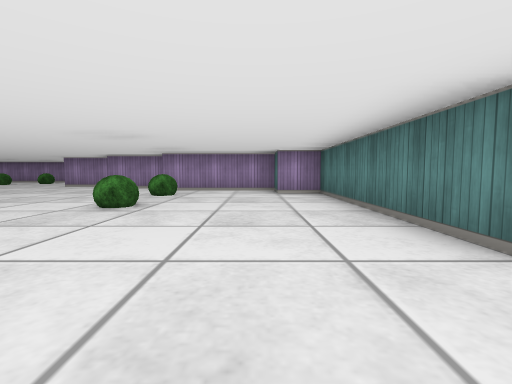
view 1 (above)

20 first-person views from a walk through a cub3D ray-caster map. The camera is about half as high as the walls, tilts 4° down and sees 85° across. The floor is counted in squares. Each view is taken from the middle of a square. On the plan, view 1 faces up. The plan holds only what a view shows up to about 9 squares ahead; the rest is blank.

view 2
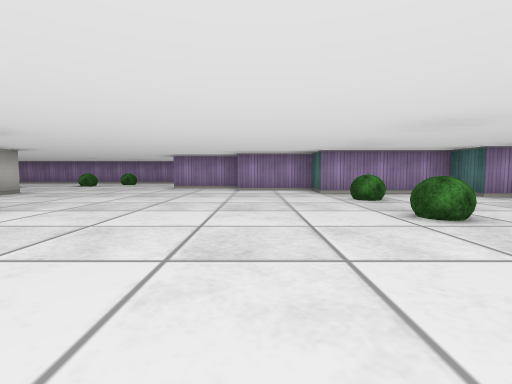

view 3
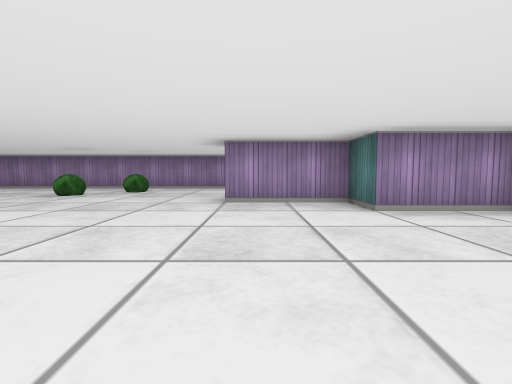

view 4
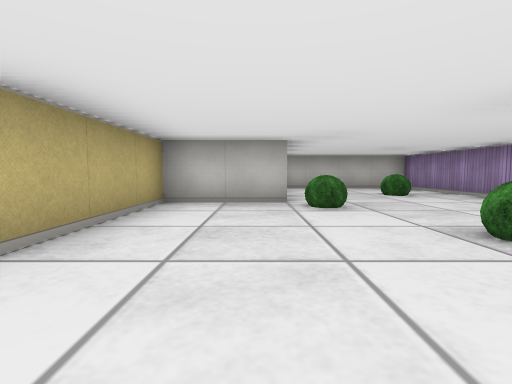

view 5
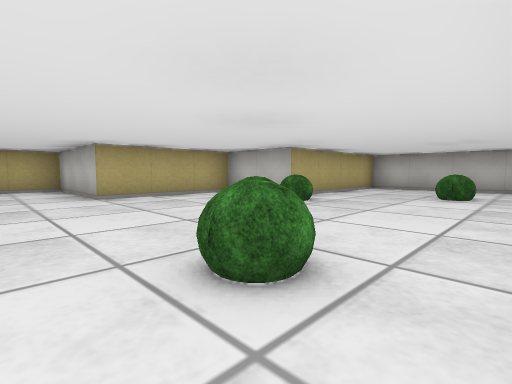

view 6
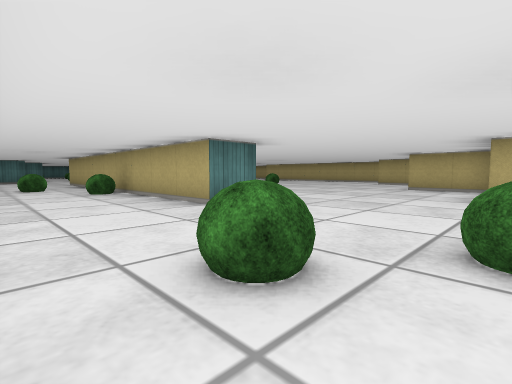

view 7
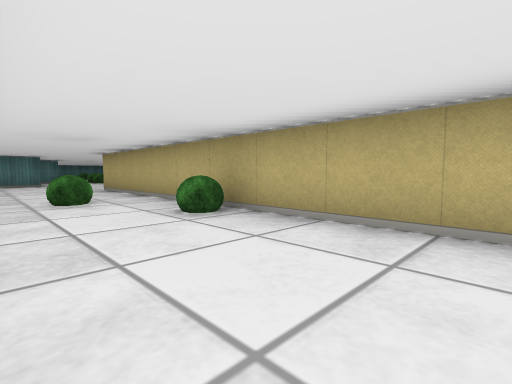

view 8
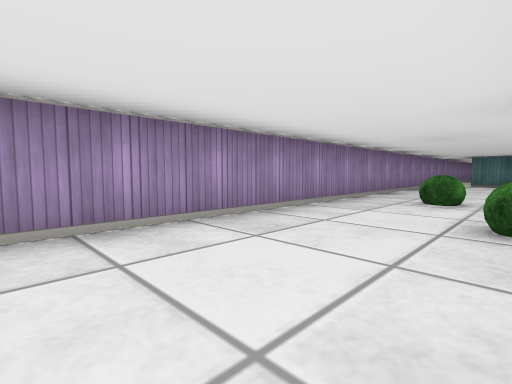

view 9
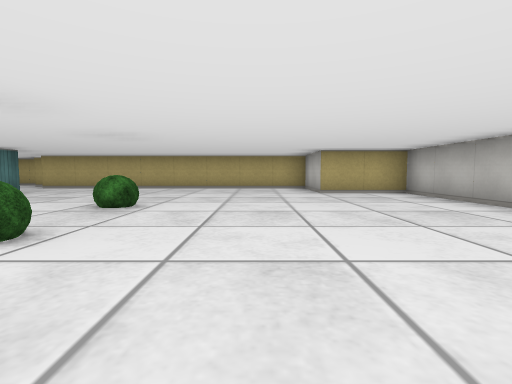

view 10
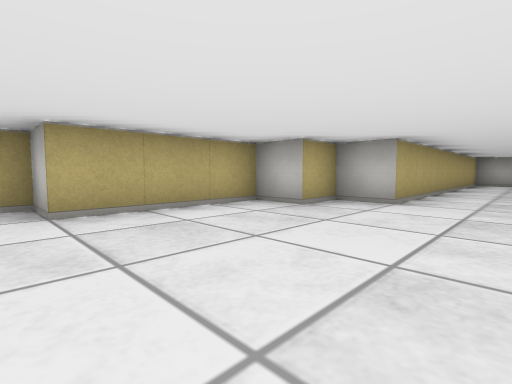

view 11
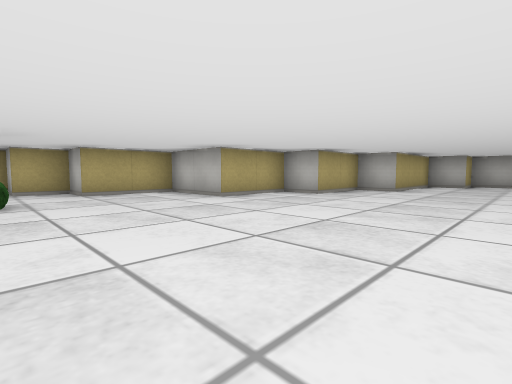

view 12
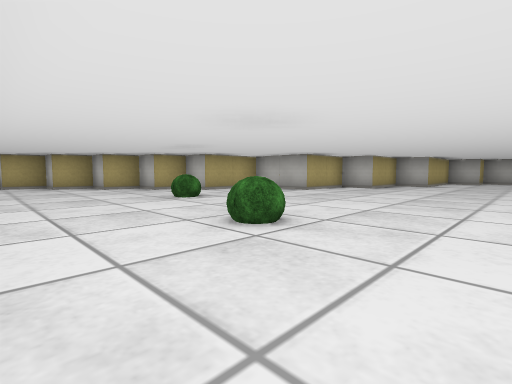

view 13
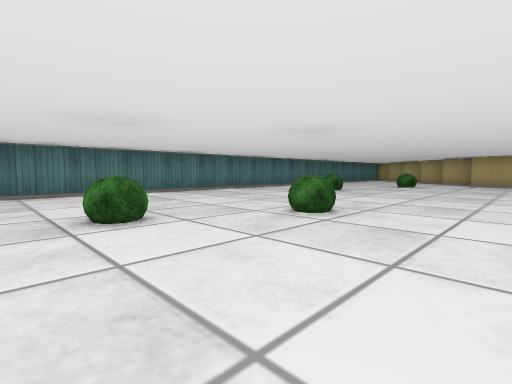

view 14
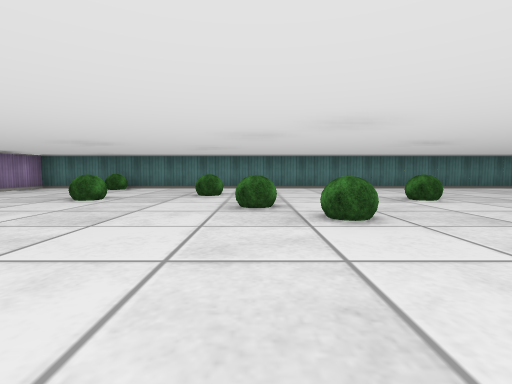

view 15
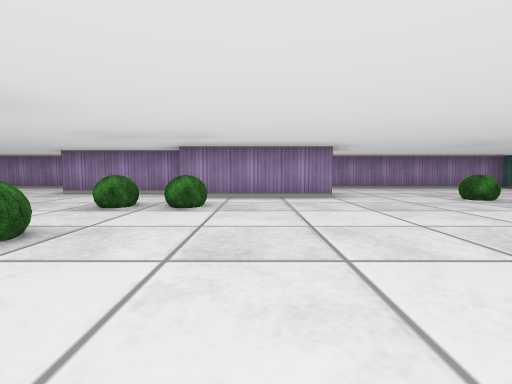

view 16
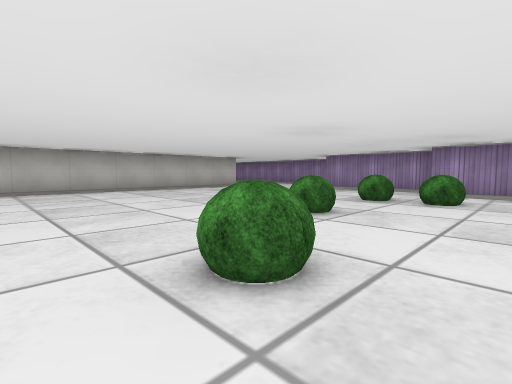

view 17
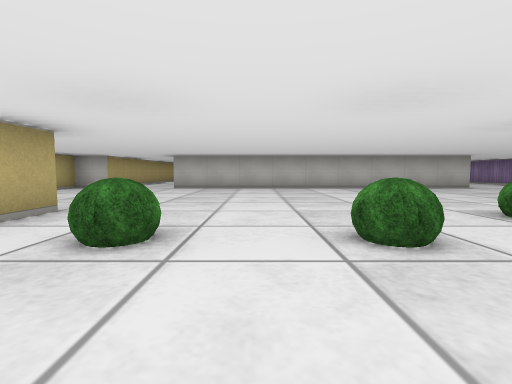

view 18
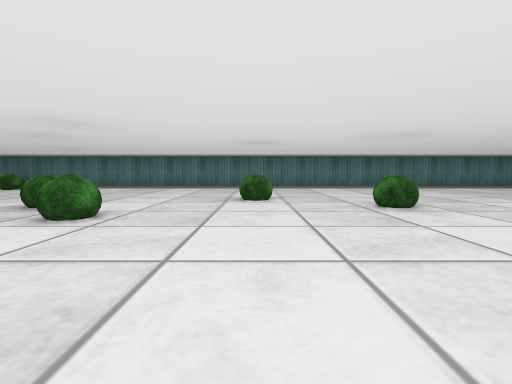

view 19
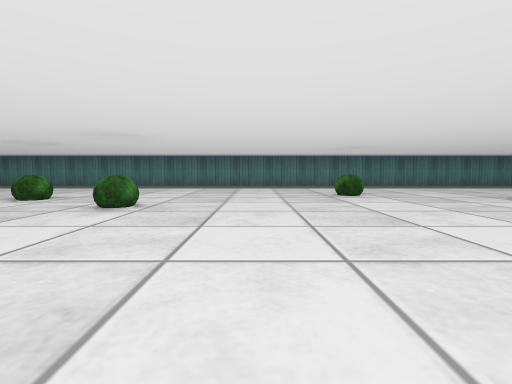

view 20
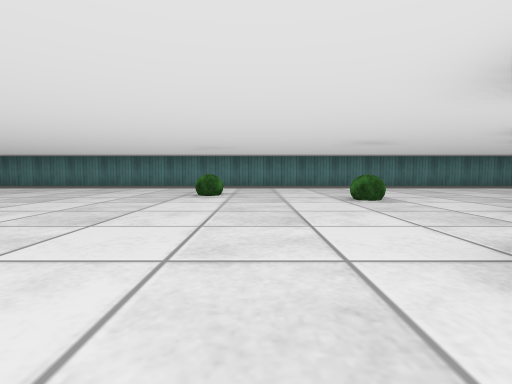

### Floor plan
Points are (right, up) in squares from view 1. A wall is a line through its corners. A room is listed if a view was taken in it or the views show most of it. See-through windows are left out.
Room 1 (views 1, 2, 3, 4, 5, 6, 7, 8, 9)
walls: (1.5, 1.5) (1.5, 6.5) (0.5, 6.5) (0.5, 7.5) (-2.5, 7.5) (-2.5, 8.5) (-4.5, 8.5) (-4.5, 9.5) (-6.5, 9.5) (-6.5, 10.5) (2.5, 10.5) (2.5, 9.5); (4.2, 13.5) (-16.5, 13.5) (-16.5, 9.5) (-12.5, 9.5) (-12.5, 7.5) (-9.5, 7.5) (-9.5, 4.5) (-7.5, 4.5) (-7.5, 1.5) (-5.5, 1.5) (-5.5, -0.5) (2.5, -0.5); (5.5, 11.5) (5.5, 12.5)
ways out: opening at (2, 0.5) to room 2; opening at (4, 11) to room 2
objects: bush (-14, 12); bush (-12, 10); bush (-10, 11); bush (-9, 12); bush (-3, 11); bush (-2, 4); bush (-2, 6); bush (-1, 12)
Room 2 (views 10, 11, 12, 13, 14, 15, 16, 17, 18, 19, 20)
walls: (7.5, 1.5) (8.4, 1.5); (11.6, 10.5) (8.5, 10.5); (8.4, 11.5) (5.5, 11.5); (2.5, -0.5) (2.5, -1.5) (3.5, -1.5) (3.5, -2.5) (6.5, -2.5) (6.5, -3.5) (8.5, -3.5) (8.5, -4.5) (10.5, -4.5) (10.5, -6.5) (12.5, -6.5) (12.5, -7.5) (13.5, -7.5) (13.5, -8.5) (14.5, -8.5) (14.5, -9.5) (15.5, -9.5) (15.5, -10.5) (16.5, -10.5); (2.5, 9.5) (2.5, 1.5); (17.5, -10.9) (17.5, 13.5) (12.2, 13.5)
ways out: opening at (2, 0.5) to room 1; opening at (4, 11) to room 1
objects: bush (8, 7); bush (8, 9); bush (9, 3); bush (9, 5); bush (9, 9); bush (12, 6); bush (13, 2); bush (13, 7); bush (14, -5); bush (14, 4); bush (14, 10); bush (15, -2); bush (15, 8); bush (17, 11)

Positions as (right, up) in squares from view 1, and headings:
1: (0, 0), facing up
2: (-4, 1), facing up
3: (-6, 5), facing up
4: (-8, 9), facing left
5: (-8, 13), facing down-left
6: (-10, 13), facing down-right
7: (-6, 13), facing down-right
8: (-6, 11), facing up-right
9: (-4, 8), facing down
10: (7, 1), facing down-left
11: (14, 0), facing down-left
12: (17, 0), facing down-left
13: (11, 5), facing down-right
14: (9, 7), facing right
15: (10, 5), facing up
16: (10, 4), facing up-left
17: (11, 4), facing left
18: (9, 4), facing right
19: (9, 0), facing right
20: (9, -3), facing right
